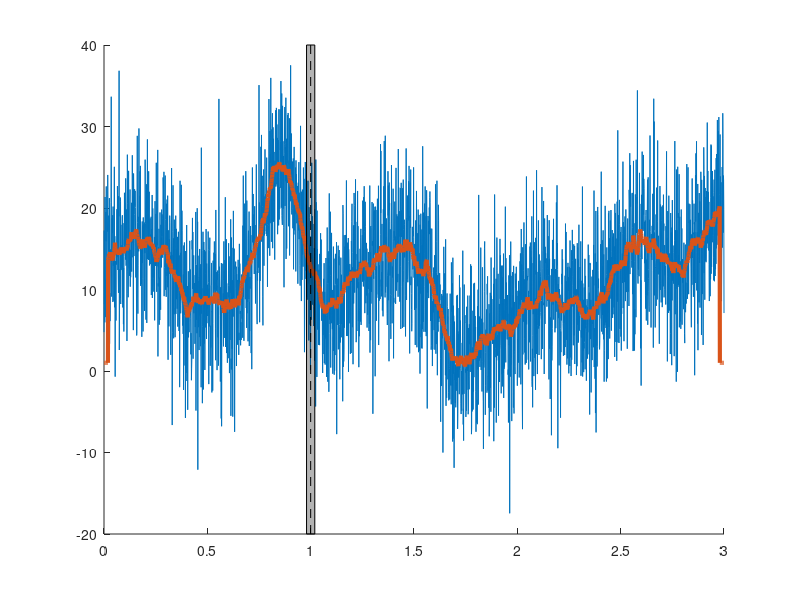

Write MATLAB code to recreate this figure.
%create signal
s_rate=1000;%Hz
time=0:1/s_rate:3;
n=length(time);
p=15;%poles for random interpolation

%noiselevel,measured in standard deviation
noise_amp=6;

%amplitude modulator and noise level
amp=interp1(rand(p,1)*30,linspace(1,p,n))
noise=noise_amp*randn(size(time));
signal=amp+noise;
%initialize filtered signal vector
filtsig=ones(size(signal));
%implement running-mean time series filter
k=20;%filter window is actually 2*k+1
for i=k+1:n-k-1
    filtsig(i)=mean(signal(i-k:i+k))
end

%compute window size in ms
windowsize=1000*(k*2+1)/s_rate;

%plot the noisy and filtered signals
figure(1),clf,hold on
plot(time,signal,time,filtsig,'linew',3)

%draw a patch to indicate the window size
tidx=dsearchn(time',1);
ylim=get(gca,'ylim');
patch(time([tidx-k tidx-k tidx+k tidx+k]),ylim([1 2 2 1]),'k','facealpha',0.3);
plot(time([tidx tidx]),ylim,'k--')